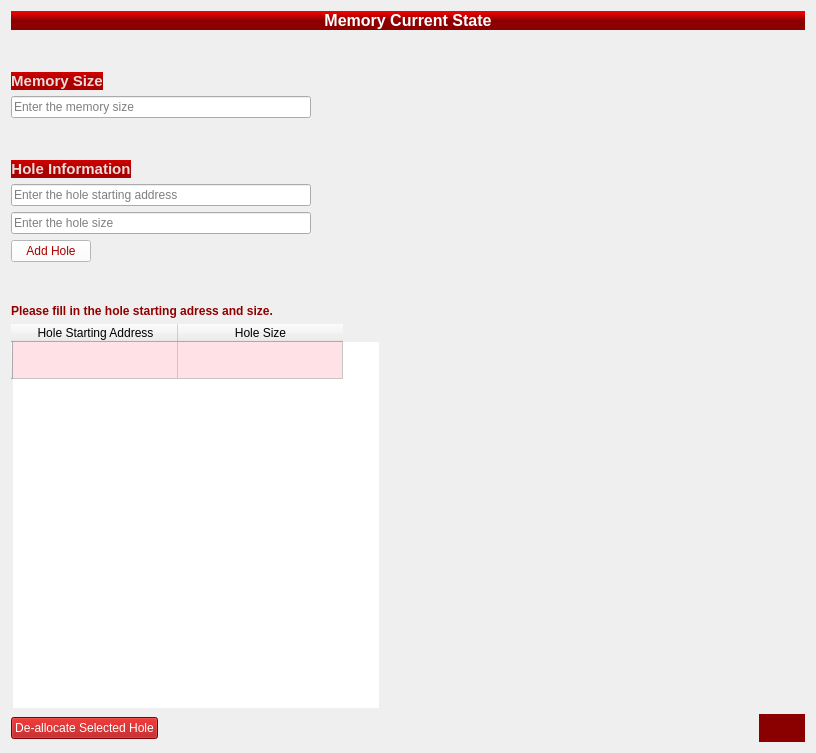
                <widget class="QWidget" name="scrollAreaWidgetContents_13">
                 <property name="geometry">
                  <rect>
                   <x>0</x>
                   <y>0</y>
                   <width>816</width>
                   <height>753</height>
                  </rect>
                 </property>
                 <layout class="QGridLayout" name="gridLayout_6">
                  <item row="9" column="0">
                   <widget class="QLineEdit" name="starting_adress">
                    <property name="sizePolicy">
                     <sizepolicy hsizetype="Expanding" vsizetype="Preferred">
                      <horstretch>0</horstretch>
                      <verstretch>0</verstretch>
                     </sizepolicy>
                    </property>
                    <property name="maximumSize">
                     <size>
                      <width>300</width>
                      <height>16777215</height>
                     </size>
                    </property>
                    <property name="toolTip">
                     <string>&lt;html&gt;&lt;head/&gt;&lt;body&gt;&lt;p&gt;&lt;span style=&quot; color:#818181;&quot;&gt;Hole starting address&lt;/span&gt;&lt;/p&gt;&lt;/body&gt;&lt;/html&gt;</string>
                    </property>
                    <property name="styleSheet">
                     <string notr="true">font: 75  9pt &quot;MS Shell Dlg 2&quot;;


	color: rgb(0, 0, 0);</string>
                    </property>
                    <property name="text">
                     <string/>
                    </property>
                    <property name="placeholderText">
                     <string>Enter the hole starting address</string>
                    </property>
                   </widget>
                  </item>
                  <item row="12" column="0">
                   <widget class="QPushButton" name="add_hole">
                    <property name="sizePolicy">
                     <sizepolicy hsizetype="Fixed" vsizetype="Fixed">
                      <horstretch>0</horstretch>
                      <verstretch>0</verstretch>
                     </sizepolicy>
                    </property>
                    <property name="toolTip">
                     <string>&lt;html&gt;&lt;head/&gt;&lt;body&gt;&lt;p&gt;Add Hole&lt;/p&gt;&lt;/body&gt;&lt;/html&gt;</string>
                    </property>
                    <property name="styleSheet">
                     <string notr="true">QPushButton::hover

{
	border-color: rgb(255, 0, 0);


}

QPushButton{
	
	font: 75  11pt bold &quot;Perpetua Titling MT&quot;;
	color: rgb(170, 0, 0);
	background-color: rgb(255, 255, 255);


}

QPushButton:pressed
{
	color: rgb(255, 255, 255);
    background-color: QLinearGradient( x1: 0, y1: 0, x2: 0, y2: 1, stop: 0 #2d2d2d, stop: 0.1 #2b2b2b, stop: 0.5 #292929, stop: 0.9 #282828, stop: 1 #252525);
}</string>
                    </property>
                    <property name="text">
                     <string>Add Hole</string>
                    </property>
                   </widget>
                  </item>
                  <item row="1" column="0">
                   <widget class="Line" name="line_19">
                    <property name="sizePolicy">
                     <sizepolicy hsizetype="Preferred" vsizetype="Preferred">
                      <horstretch>0</horstretch>
                      <verstretch>0</verstretch>
                     </sizepolicy>
                    </property>
                    <property name="minimumSize">
                     <size>
                      <width>0</width>
                      <height>30</height>
                     </size>
                    </property>
                    <property name="styleSheet">
                     <string notr="true">border:none;</string>
                    </property>
                    <property name="orientation">
                     <enum>Qt::Vertical</enum>
                    </property>
                   </widget>
                  </item>
                  <item row="10" column="0">
                   <widget class="QLineEdit" name="hole_size">
                    <property name="sizePolicy">
                     <sizepolicy hsizetype="Expanding" vsizetype="Preferred">
                      <horstretch>0</horstretch>
                      <verstretch>0</verstretch>
                     </sizepolicy>
                    </property>
                    <property name="maximumSize">
                     <size>
                      <width>300</width>
                      <height>16777215</height>
                     </size>
                    </property>
                    <property name="toolTip">
                     <string>&lt;html&gt;&lt;head/&gt;&lt;body&gt;&lt;p&gt;&lt;span style=&quot; color:#818181;&quot;&gt;Hole size&lt;/span&gt;&lt;/p&gt;&lt;/body&gt;&lt;/html&gt;</string>
                    </property>
                    <property name="styleSheet">
                     <string notr="true">font: 75  9pt &quot;MS Shell Dlg 2&quot;;


	color: rgb(0, 0, 0);</string>
                    </property>
                    <property name="text">
                     <string/>
                    </property>
                    <property name="placeholderText">
                     <string>Enter the hole size</string>
                    </property>
                   </widget>
                  </item>
                  <item row="0" column="0" colspan="3">
                   <widget class="QLabel" name="label_5">
                    <property name="sizePolicy">
                     <sizepolicy hsizetype="Preferred" vsizetype="Preferred">
                      <horstretch>0</horstretch>
                      <verstretch>0</verstretch>
                     </sizepolicy>
                    </property>
                    <property name="maximumSize">
                     <size>
                      <width>400000</width>
                      <height>16777215</height>
                     </size>
                    </property>
                    <property name="font">
                     <font>
                      <pointsize>12</pointsize>
                      <weight>75</weight>
                      <bold>true</bold>
                     </font>
                    </property>
                    <property name="styleSheet">
                     <string notr="true">color: rgb(255, 251, 252);
 background-color: QLinearGradient(x1:0, y1:0, x2:0, y2:1, stop:0  rgb(250, 0, 0), stop: 0.5 rgb(140, 0, 0));</string>
                    </property>
                    <property name="text">
                     <string>&lt;html&gt;&lt;head/&gt;&lt;body&gt;&lt;p align=&quot;center&quot;&gt;&lt;span style=&quot; color:#ffffff;&quot;&gt;Memory Current State&lt;/span&gt;&lt;/p&gt;&lt;/body&gt;&lt;/html&gt;</string>
                    </property>
                    <property name="textFormat">
                     <enum>Qt::RichText</enum>
                    </property>
                   </widget>
                  </item>
                  <item row="8" column="0">
                   <widget class="QLabel" name="label_28">
                    <property name="sizePolicy">
                     <sizepolicy hsizetype="Fixed" vsizetype="Fixed">
                      <horstretch>0</horstretch>
                      <verstretch>0</verstretch>
                     </sizepolicy>
                    </property>
                    <property name="font">
                     <font>
                      <pointsize>12</pointsize>
                      <weight>75</weight>
                      <bold>true</bold>
                     </font>
                    </property>
                    <property name="styleSheet">
                     <string notr="true"> background-color: QLinearGradient(x1:0, y1:0, x2:0, y2:1, stop:0  rgb(208, 0, 0), stop: 0.5 rgb(170, 0, 0));</string>
                    </property>
                    <property name="text">
                     <string>&lt;html&gt;&lt;head/&gt;&lt;body&gt;&lt;p align=&quot;center&quot;&gt;&lt;span style=&quot; font-size:11pt; color:#ecdbd8;&quot;&gt;Hole Information&lt;/span&gt;&lt;/p&gt;&lt;/body&gt;&lt;/html&gt;</string>
                    </property>
                    <property name="textFormat">
                     <enum>Qt::RichText</enum>
                    </property>
                   </widget>
                  </item>
                  <item row="18" column="2">
                   <widget class="QPushButton" name="next">
                    <property name="sizePolicy">
                     <sizepolicy hsizetype="Fixed" vsizetype="Fixed">
                      <horstretch>0</horstretch>
                      <verstretch>0</verstretch>
                     </sizepolicy>
                    </property>
                    <property name="toolTip">
                     <string>&lt;html&gt;&lt;head/&gt;&lt;body&gt;&lt;p&gt;Next&lt;/p&gt;&lt;/body&gt;&lt;/html&gt;</string>
                    </property>
                    <property name="styleSheet">
                     <string notr="true">QPushButton::hover
{
	border-color: rgb(255, 0, 0);
	background-color: rgb(255, 0, 0);
}
QPushButton::pressed

{		border-color: rgb(0, 0, 0);
	background-color: rgb(0, 0, 0);
}

QPushButton{
	
	font: 75  16pt bold &quot;Perpetua Titling MT&quot;;
    border: 6px solid #555;
    border-radius: 27px;
	color: rgb(255, 255, 255);
	background-color: rgb(138, 0, 0);
		border-color: rgb(138, 0, 0);


    padding:1px;
}
</string>
                    </property>
                    <property name="text">
                     <string/>
                    </property>
                    <property name="icon">
                     <iconset resource="memory_allocator.qrc">
                      <normaloff>:/newPrefix/circled-right.png</normaloff>:/newPrefix/circled-right.png</iconset>
                    </property>
                    <property name="iconSize">
                     <size>
                      <width>40</width>
                      <height>40</height>
                     </size>
                    </property>
                   </widget>
                  </item>
                  <item row="13" column="0">
                   <widget class="Line" name="line_5">
                    <property name="sizePolicy">
                     <sizepolicy hsizetype="Preferred" vsizetype="Preferred">
                      <horstretch>0</horstretch>
                      <verstretch>0</verstretch>
                     </sizepolicy>
                    </property>
                    <property name="minimumSize">
                     <size>
                      <width>0</width>
                      <height>30</height>
                     </size>
                    </property>
                    <property name="styleSheet">
                     <string notr="true">border:none;</string>
                    </property>
                    <property name="orientation">
                     <enum>Qt::Vertical</enum>
                    </property>
                   </widget>
                  </item>
                  <item row="2" column="2">
                   <widget class="Line" name="line_3">
                    <property name="styleSheet">
                     <string notr="true">border:none;</string>
                    </property>
                    <property name="orientation">
                     <enum>Qt::Horizontal</enum>
                    </property>
                   </widget>
                  </item>
                  <item row="18" column="0">
                   <widget class="QPushButton" name="delete_hole">
                    <property name="sizePolicy">
                     <sizepolicy hsizetype="Fixed" vsizetype="Fixed">
                      <horstretch>0</horstretch>
                      <verstretch>0</verstretch>
                     </sizepolicy>
                    </property>
                    <property name="toolTip">
                     <string>&lt;html&gt;&lt;head/&gt;&lt;body&gt;&lt;p&gt;De-allocate Selected Hole&lt;/p&gt;&lt;/body&gt;&lt;/html&gt;</string>
                    </property>
                    <property name="styleSheet">
                     <string notr="true">QPushButton::hover

{
	border-color: rgb(255, 255, 255);
	background-color: rgb(255, 0, 0);
}

QPushButton{
	
	font: 75  11pt bold &quot;Perpetua Titling MT&quot;;

	color: rgb(255, 255, 255);
	background-color: rgb(170, 0, 0);


}

QPushButton:pressed
{
    background-color: QLinearGradient( x1: 0, y1: 0, x2: 0, y2: 1, stop: 0 #2d2d2d, stop: 0.1 #2b2b2b, stop: 0.5 #292929, stop: 0.9 #282828, stop: 1 #252525);
}</string>
                    </property>
                    <property name="text">
                     <string>De-allocate Selected Hole</string>
                    </property>
                   </widget>
                  </item>
                  <item row="7" column="0">
                   <widget class="Line" name="line_4">
                    <property name="sizePolicy">
                     <sizepolicy hsizetype="Preferred" vsizetype="Preferred">
                      <horstretch>0</horstretch>
                      <verstretch>0</verstretch>
                     </sizepolicy>
                    </property>
                    <property name="minimumSize">
                     <size>
                      <width>0</width>
                      <height>30</height>
                     </size>
                    </property>
                    <property name="styleSheet">
                     <string notr="true">border:none;</string>
                    </property>
                    <property name="orientation">
                     <enum>Qt::Vertical</enum>
                    </property>
                   </widget>
                  </item>
                  <item row="16" column="0">
                   <widget class="QTableWidget" name="hole_table">
                    <property name="sizePolicy">
                     <sizepolicy hsizetype="Preferred" vsizetype="Expanding">
                      <horstretch>0</horstretch>
                      <verstretch>0</verstretch>
                     </sizepolicy>
                    </property>
                    <property name="maximumSize">
                     <size>
                      <width>4000000</width>
                      <height>16777215</height>
                     </size>
                    </property>
                    <property name="toolTip">
                     <string>&lt;html&gt;&lt;head/&gt;&lt;body&gt;&lt;p&gt;Hole starting adress&lt;/p&gt;&lt;p&gt;Hole size&lt;/p&gt;&lt;/body&gt;&lt;/html&gt;</string>
                    </property>
                    <property name="styleSheet">
                     <string notr="true">QTableWidge::hover

{

	background-color: rgb(255, 0, 0);
}

QTableWidget::item::hover

{

	background-color: rgb(255, 255, 255);
	color: rgb(0, 0, 0);

}
QTableWidget::item::selected::none

{
background-color: rgb(255, 225, 230);
	color: rgb(0, 0, 0);

}
QTableWidget{
		font: 75 12pt bold &quot;Perpetua Titling MT&quot;;

	color: rgb(0, 0, 0);
border:none;

}

</string>
                    </property>
                    <property name="editTriggers">
                     <set>QAbstractItemView::NoEditTriggers</set>
                    </property>
                    <attribute name="horizontalHeaderMinimumSectionSize">
                     <number>60</number>
                    </attribute>
                    <attribute name="horizontalHeaderDefaultSectionSize">
                     <number>165</number>
                    </attribute>
                    <attribute name="verticalHeaderDefaultSectionSize">
                     <number>37</number>
                    </attribute>
                    <row>
                     <property name="text">
                      <string/>
                     </property>
                    </row>
                    <column>
                     <property name="text">
                      <string>Hole Starting Address</string>
                     </property>
                    </column>
                    <column>
                     <property name="text">
                      <string>Hole Size</string>
                     </property>
                    </column>
                   </widget>
                  </item>
                  <item row="14" column="0">
                   <widget class="QLabel" name="label_8">
                    <property name="sizePolicy">
                     <sizepolicy hsizetype="MinimumExpanding" vsizetype="Fixed">
                      <horstretch>0</horstretch>
                      <verstretch>0</verstretch>
                     </sizepolicy>
                    </property>
                    <property name="minimumSize">
                     <size>
                      <width>0</width>
                      <height>0</height>
                     </size>
                    </property>
                    <property name="font">
                     <font>
                      <pointsize>12</pointsize>
                      <weight>75</weight>
                      <bold>true</bold>
                     </font>
                    </property>
                    <property name="styleSheet">
                     <string notr="true"/>
                    </property>
                    <property name="text">
                     <string>&lt;html&gt;&lt;head/&gt;&lt;body&gt;&lt;p&gt;&lt;span style=&quot; font-size:9pt; color:#910000;&quot;&gt;Please fill in the hole starting adress and size.  &lt;/span&gt;&lt;/p&gt;&lt;/body&gt;&lt;/html&gt;</string>
                    </property>
                    <property name="textFormat">
                     <enum>Qt::RichText</enum>
                    </property>
                   </widget>
                  </item>
                  <item row="2" column="0">
                   <widget class="QLabel" name="label_31">
                    <property name="sizePolicy">
                     <sizepolicy hsizetype="Fixed" vsizetype="Fixed">
                      <horstretch>0</horstretch>
                      <verstretch>0</verstretch>
                     </sizepolicy>
                    </property>
                    <property name="font">
                     <font>
                      <pointsize>12</pointsize>
                      <weight>75</weight>
                      <bold>true</bold>
                     </font>
                    </property>
                    <property name="styleSheet">
                     <string notr="true"> background-color: QLinearGradient(x1:0, y1:0, x2:0, y2:1, stop:0  rgb(208, 0, 0), stop: 0.5 rgb(170, 0, 0));</string>
                    </property>
                    <property name="text">
                     <string>&lt;html&gt;&lt;head/&gt;&lt;body&gt;&lt;p align=&quot;center&quot;&gt;&lt;span style=&quot; font-size:11pt; color:#ecdbd8;&quot;&gt;Memory Size&lt;/span&gt;&lt;/p&gt;&lt;/body&gt;&lt;/html&gt;</string>
                    </property>
                    <property name="textFormat">
                     <enum>Qt::RichText</enum>
                    </property>
                   </widget>
                  </item>
                  <item row="3" column="0">
                   <widget class="QLineEdit" name="memory_size">
                    <property name="sizePolicy">
                     <sizepolicy hsizetype="Expanding" vsizetype="Preferred">
                      <horstretch>0</horstretch>
                      <verstretch>0</verstretch>
                     </sizepolicy>
                    </property>
                    <property name="maximumSize">
                     <size>
                      <width>300</width>
                      <height>16777215</height>
                     </size>
                    </property>
                    <property name="toolTip">
                     <string>&lt;html&gt;&lt;head/&gt;&lt;body&gt;&lt;p&gt;Memory size&lt;/p&gt;&lt;/body&gt;&lt;/html&gt;</string>
                    </property>
                    <property name="styleSheet">
                     <string notr="true">
QLineEdit
{
font: 75  9pt &quot;MS Shell Dlg 2&quot;;

border-color: rgb(112, 0, 0);
	color: rgb(0, 0, 0);

}</string>
                    </property>
                    <property name="text">
                     <string/>
                    </property>
                    <property name="placeholderText">
                     <string>Enter the memory size</string>
                    </property>
                   </widget>
                  </item>
                  <item row="18" column="1">
                   <widget class="Line" name="line_7">
                    <property name="sizePolicy">
                     <sizepolicy hsizetype="Expanding" vsizetype="Fixed">
                      <horstretch>0</horstretch>
                      <verstretch>0</verstretch>
                     </sizepolicy>
                    </property>
                    <property name="lineWidth">
                     <number>0</number>
                    </property>
                    <property name="orientation">
                     <enum>Qt::Horizontal</enum>
                    </property>
                   </widget>
                  </item>
                  <item row="16" column="1" colspan="2">
                   <widget class="Line" name="line_6">
                    <property name="sizePolicy">
                     <sizepolicy hsizetype="Expanding" vsizetype="Fixed">
                      <horstretch>0</horstretch>
                      <verstretch>0</verstretch>
                     </sizepolicy>
                    </property>
                    <property name="lineWidth">
                     <number>0</number>
                    </property>
                    <property name="orientation">
                     <enum>Qt::Horizontal</enum>
                    </property>
                   </widget>
                  </item>
                 </layout>
                </widget>
